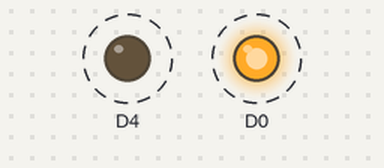
A sketch run on a simulated ESP8266 (NodeMCU). On the bench: output pins drawn as LEDs (lit = HIGH). Dashed ring = blinking.

Above: at 0.2 s.
Timing chart, 0 to 4.6 s (numbered marks = the images above):
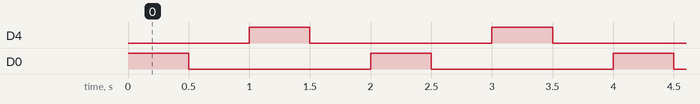

Measured:
- by itself, D4, D0: alternates HIGH for 0.50 s and LOW for 1.5 s
- by itself, everything shown: repeats every 2.0 s, in 4 steps

The sketch:

NODEMCUBlinkLED.ino
```cpp
void setup() {
  // put your setup code here, to run once:
  pinMode(D0, OUTPUT);
    pinMode(D4, OUTPUT);
}

void loop() {
  // put your main code here, to run repeatedly:
  digitalWrite(D0, HIGH);
  delay(500);
  digitalWrite(D0, LOW);
  delay(500);

    digitalWrite(D4, HIGH);
  delay(500);
  digitalWrite(D4, LOW);
  delay(500);

}
```
